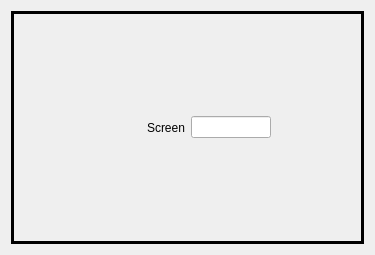
<?xml version="1.0" encoding="UTF-8"?>
<ui version="4.0">
 <class>SN_ScreenLayoutDialog</class>
 <widget class="QDialog" name="SN_ScreenLayoutDialog">
  <property name="geometry">
   <rect>
    <x>0</x>
    <y>0</y>
    <width>375</width>
    <height>255</height>
   </rect>
  </property>
  <property name="windowTitle">
   <string>Dialog</string>
  </property>
  <layout class="QGridLayout" name="gridLayout">
   <item row="0" column="0">
    <widget class="QFrame" name="firstFrame">
     <property name="frameShape">
      <enum>QFrame::Box</enum>
     </property>
     <property name="frameShadow">
      <enum>QFrame::Plain</enum>
     </property>
     <property name="lineWidth">
      <number>3</number>
     </property>
     <layout class="QHBoxLayout" name="horizontalLayout" stretch="2,1,1">
      <item>
       <widget class="QLabel" name="firstLabel">
        <property name="text">
         <string>Screen</string>
        </property>
        <property name="alignment">
         <set>Qt::AlignRight|Qt::AlignTrailing|Qt::AlignVCenter</set>
        </property>
       </widget>
      </item>
      <item>
       <widget class="QLineEdit" name="firstLineEdit">
        <property name="sizePolicy">
         <sizepolicy hsizetype="Preferred" vsizetype="Fixed">
          <horstretch>0</horstretch>
          <verstretch>0</verstretch>
         </sizepolicy>
        </property>
        <property name="alignment">
         <set>Qt::AlignCenter</set>
        </property>
       </widget>
      </item>
      <item>
       <spacer name="horizontalSpacer">
        <property name="orientation">
         <enum>Qt::Horizontal</enum>
        </property>
        <property name="sizeHint" stdset="0">
         <size>
          <width>40</width>
          <height>20</height>
         </size>
        </property>
       </spacer>
      </item>
     </layout>
    </widget>
   </item>
  </layout>
 </widget>
 <resources/>
 <connections/>
</ui>
